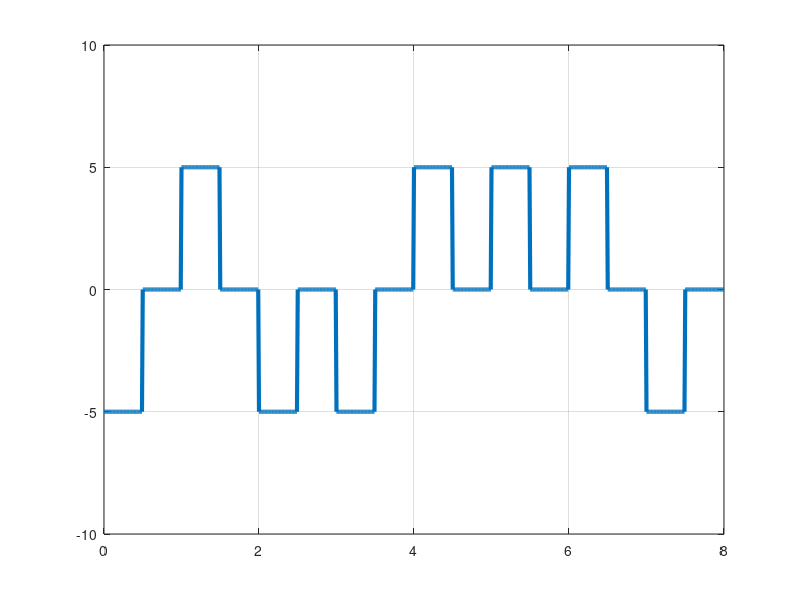

The MATLAB source for this figure:
bits=[0 1 0 0 1 1 1 0];
bitduration=1;
T=length(bits)*bitduration;
fs=100;
t=0:bitduration/fs:T;

x=zeros(1,length(t));






for i=1:length(bits)

    if(bits(i)==1)


      x((i-1)*fs+1:(i*fs-fs/2))=5;



     else

       x((i-1)*fs+1:(i*fs-fs/2))=-5;


    end



end




plot(t,x,'Linewidth',3);
xlim([0,T]);
ylim([-10 10]);
grid on;

counter=0;



for i=1:fs:length(x)-1
  counter=counter+1;
    if(x(i)==5)
      result(counter)=1;
    else
       result(counter)=0;

    end
  end

  disp(result);
